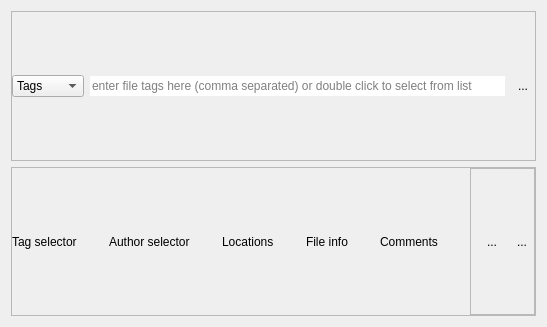
<?xml version="1.0" encoding="UTF-8"?>
<ui version="4.0">
 <class>FileNotes</class>
 <widget class="QWidget" name="FileNotes">
  <property name="geometry">
   <rect>
    <x>0</x>
    <y>0</y>
    <width>544</width>
    <height>327</height>
   </rect>
  </property>
  <property name="windowTitle">
   <string>Form</string>
  </property>
  <layout class="QVBoxLayout" name="verticalLayout">
   <item>
    <widget class="QFrame" name="header">
     <property name="frameShape">
      <enum>QFrame::StyledPanel</enum>
     </property>
     <property name="frameShadow">
      <enum>QFrame::Raised</enum>
     </property>
     <layout class="QHBoxLayout" name="horizontalLayout">
      <property name="spacing">
       <number>6</number>
      </property>
      <property name="leftMargin">
       <number>0</number>
      </property>
      <property name="topMargin">
       <number>0</number>
      </property>
      <property name="rightMargin">
       <number>0</number>
      </property>
      <property name="bottomMargin">
       <number>0</number>
      </property>
      <item>
       <widget class="QComboBox" name="comboBox">
        <item>
         <property name="text">
          <string notr="true">Tags</string>
         </property>
        </item>
        <item>
         <property name="text">
          <string>Authors</string>
         </property>
        </item>
       </widget>
      </item>
      <item>
       <widget class="QLineEdit" name="tagEdit">
        <property name="frame">
         <bool>false</bool>
        </property>
        <property name="placeholderText">
         <string>enter file tags here (comma separated) or double click to select from list</string>
        </property>
       </widget>
      </item>
      <item>
       <widget class="QToolButton" name="add">
        <property name="toolTip">
         <string extracomment="Add comment to the current file">add note</string>
        </property>
        <property name="text">
         <string>...</string>
        </property>
        <property name="popupMode">
         <enum>QToolButton::InstantPopup</enum>
        </property>
        <property name="autoRaise">
         <bool>true</bool>
        </property>
       </widget>
      </item>
     </layout>
    </widget>
   </item>
   <item>
    <widget class="QFrame" name="labels">
     <property name="frameShape">
      <enum>QFrame::StyledPanel</enum>
     </property>
     <property name="frameShadow">
      <enum>QFrame::Raised</enum>
     </property>
     <layout class="QHBoxLayout" name="horizontalLayout_3">
      <property name="spacing">
       <number>32</number>
      </property>
      <property name="leftMargin">
       <number>0</number>
      </property>
      <property name="topMargin">
       <number>0</number>
      </property>
      <property name="rightMargin">
       <number>0</number>
      </property>
      <property name="bottomMargin">
       <number>0</number>
      </property>
      <item>
       <widget class="QLabel" name="l_tags">
        <property name="text">
         <string>Tag selector</string>
        </property>
       </widget>
      </item>
      <item>
       <widget class="QLabel" name="l_autotrs">
        <property name="text">
         <string>Author selector</string>
        </property>
       </widget>
      </item>
      <item>
       <widget class="QLabel" name="l_locations">
        <property name="text">
         <string>Locations</string>
        </property>
       </widget>
      </item>
      <item>
       <widget class="QLabel" name="l_file_info_2">
        <property name="text">
         <string>File info</string>
        </property>
       </widget>
      </item>
      <item>
       <widget class="QLabel" name="l_comments">
        <property name="text">
         <string>Comments</string>
        </property>
       </widget>
      </item>
      <item>
       <spacer name="horizontalSpacer">
        <property name="orientation">
         <enum>Qt::Horizontal</enum>
        </property>
        <property name="sizeHint" stdset="0">
         <size>
          <width>562</width>
          <height>20</height>
         </size>
        </property>
       </spacer>
      </item>
      <item>
       <widget class="QFrame" name="btns_lbl">
        <property name="frameShape">
         <enum>QFrame::StyledPanel</enum>
        </property>
        <property name="frameShadow">
         <enum>QFrame::Raised</enum>
        </property>
        <layout class="QHBoxLayout" name="horizontalLayout_2">
         <property name="topMargin">
          <number>0</number>
         </property>
         <property name="rightMargin">
          <number>0</number>
         </property>
         <property name="bottomMargin">
          <number>0</number>
         </property>
         <item>
          <widget class="QToolButton" name="plus">
           <property name="toolTip">
            <string extracomment="Add comment to the current file">add note</string>
           </property>
           <property name="text">
            <string>...</string>
           </property>
           <property name="popupMode">
            <enum>QToolButton::InstantPopup</enum>
           </property>
           <property name="autoRaise">
            <bool>true</bool>
           </property>
          </widget>
         </item>
         <item>
          <widget class="QToolButton" name="info">
           <property name="toolTip">
            <string extracomment="Current file properties ">Show file info</string>
           </property>
           <property name="text">
            <string>...</string>
           </property>
           <property name="popupMode">
            <enum>QToolButton::InstantPopup</enum>
           </property>
           <property name="autoRaise">
            <bool>true</bool>
           </property>
          </widget>
         </item>
        </layout>
       </widget>
      </item>
     </layout>
    </widget>
   </item>
  </layout>
 </widget>
 <resources/>
 <connections/>
</ui>
